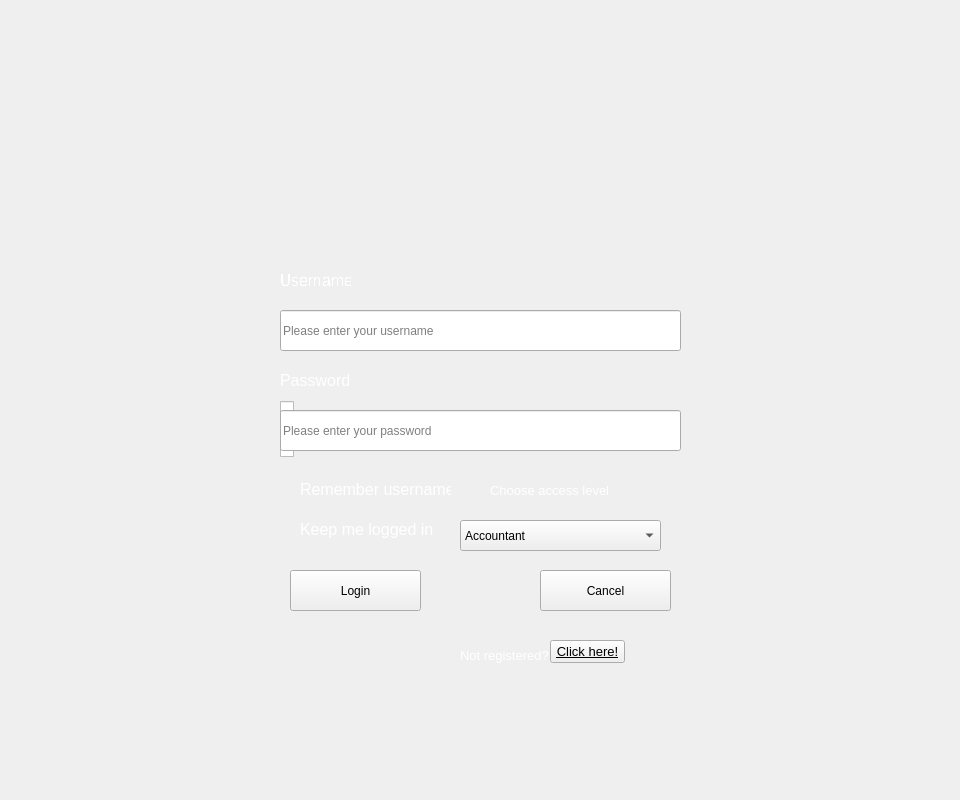
<?xml version="1.0" encoding="UTF-8"?>
<ui version="4.0">
 <class>Form</class>
 <widget class="QWidget" name="Form">
  <property name="geometry">
   <rect>
    <x>0</x>
    <y>0</y>
    <width>960</width>
    <height>800</height>
   </rect>
  </property>
  <property name="windowTitle">
   <string>Form</string>
  </property>
  <widget class="QLineEdit" name="userfield">
   <property name="geometry">
    <rect>
     <x>280</x>
     <y>310</y>
     <width>401</width>
     <height>41</height>
    </rect>
   </property>
   <property name="placeholderText">
    <string>Please enter your username</string>
   </property>
  </widget>
  <widget class="QLabel" name="cslevel">
   <property name="geometry">
    <rect>
     <x>490</x>
     <y>480</y>
     <width>141</width>
     <height>21</height>
    </rect>
   </property>
   <property name="font">
    <font>
     <pointsize>10</pointsize>
    </font>
   </property>
   <property name="text">
    <string>&lt;html&gt;&lt;head/&gt;&lt;body&gt;&lt;p&gt;&lt;span style=&quot; color:#ffffff;&quot;&gt;Choose access level&lt;/span&gt;&lt;/p&gt;&lt;/body&gt;&lt;/html&gt;</string>
   </property>
  </widget>
  <widget class="QPushButton" name="registerhere">
   <property name="geometry">
    <rect>
     <x>550</x>
     <y>640</y>
     <width>75</width>
     <height>23</height>
    </rect>
   </property>
   <property name="font">
    <font>
     <pointsize>10</pointsize>
     <underline>true</underline>
    </font>
   </property>
   <property name="autoFillBackground">
    <bool>false</bool>
   </property>
   <property name="text">
    <string>Click here!</string>
   </property>
   <property name="flat">
    <bool>false</bool>
   </property>
  </widget>
  <widget class="QPushButton" name="login">
   <property name="geometry">
    <rect>
     <x>290</x>
     <y>570</y>
     <width>131</width>
     <height>41</height>
    </rect>
   </property>
   <property name="text">
    <string>Login</string>
   </property>
   <property name="flat">
    <bool>false</bool>
   </property>
  </widget>
  <widget class="QLabel" name="password">
   <property name="geometry">
    <rect>
     <x>280</x>
     <y>370</y>
     <width>71</width>
     <height>21</height>
    </rect>
   </property>
   <property name="font">
    <font>
     <pointsize>12</pointsize>
    </font>
   </property>
   <property name="text">
    <string>&lt;html&gt;&lt;head/&gt;&lt;body&gt;&lt;p&gt;&lt;span style=&quot; color:#ffffff;&quot;&gt;Password&lt;/span&gt;&lt;/p&gt;&lt;/body&gt;&lt;/html&gt;</string>
   </property>
  </widget>
  <widget class="QCheckBox" name="remuser">
   <property name="geometry">
    <rect>
     <x>280</x>
     <y>400</y>
     <width>151</width>
     <height>16</height>
    </rect>
   </property>
   <property name="font">
    <font>
     <pointsize>10</pointsize>
    </font>
   </property>
   <property name="text">
    <string/>
   </property>
  </widget>
  <widget class="QLabel" name="username">
   <property name="geometry">
    <rect>
     <x>280</x>
     <y>270</y>
     <width>71</width>
     <height>21</height>
    </rect>
   </property>
   <property name="font">
    <font>
     <pointsize>12</pointsize>
     <stylestrategy>NoAntialias</stylestrategy>
    </font>
   </property>
   <property name="frameShape">
    <enum>QFrame::NoFrame</enum>
   </property>
   <property name="frameShadow">
    <enum>QFrame::Plain</enum>
   </property>
   <property name="lineWidth">
    <number>1</number>
   </property>
   <property name="text">
    <string>&lt;html&gt;&lt;head/&gt;&lt;body&gt;&lt;p&gt;&lt;span style=&quot; color:#ffffff;&quot;&gt;Username&lt;/span&gt;&lt;/p&gt;&lt;/body&gt;&lt;/html&gt;</string>
   </property>
   <property name="scaledContents">
    <bool>false</bool>
   </property>
  </widget>
  <widget class="QCheckBox" name="keeplog">
   <property name="geometry">
    <rect>
     <x>280</x>
     <y>440</y>
     <width>131</width>
     <height>21</height>
    </rect>
   </property>
   <property name="font">
    <font>
     <pointsize>10</pointsize>
    </font>
   </property>
   <property name="text">
    <string/>
   </property>
  </widget>
  <widget class="QPushButton" name="cancel">
   <property name="geometry">
    <rect>
     <x>540</x>
     <y>570</y>
     <width>131</width>
     <height>41</height>
    </rect>
   </property>
   <property name="text">
    <string>Cancel</string>
   </property>
  </widget>
  <widget class="QLabel" name="notres">
   <property name="geometry">
    <rect>
     <x>460</x>
     <y>640</y>
     <width>91</width>
     <height>31</height>
    </rect>
   </property>
   <property name="font">
    <font>
     <pointsize>10</pointsize>
    </font>
   </property>
   <property name="text">
    <string>&lt;html&gt;&lt;head/&gt;&lt;body&gt;&lt;p&gt;&lt;span style=&quot; color:#ffffff;&quot;&gt;Not registered?&lt;/span&gt;&lt;/p&gt;&lt;/body&gt;&lt;/html&gt;</string>
   </property>
  </widget>
  <widget class="QLabel" name="remuserl">
   <property name="geometry">
    <rect>
     <x>300</x>
     <y>480</y>
     <width>151</width>
     <height>20</height>
    </rect>
   </property>
   <property name="font">
    <font>
     <pointsize>12</pointsize>
    </font>
   </property>
   <property name="text">
    <string>&lt;html&gt;&lt;head/&gt;&lt;body&gt;&lt;p&gt;&lt;span style=&quot; color:#ffffff;&quot;&gt;Remember username&lt;/span&gt;&lt;/p&gt;&lt;/body&gt;&lt;/html&gt;</string>
   </property>
  </widget>
  <widget class="QLineEdit" name="passfield">
   <property name="geometry">
    <rect>
     <x>280</x>
     <y>410</y>
     <width>401</width>
     <height>41</height>
    </rect>
   </property>
   <property name="inputMask">
    <string/>
   </property>
   <property name="text">
    <string/>
   </property>
   <property name="echoMode">
    <enum>QLineEdit::Password</enum>
   </property>
   <property name="placeholderText">
    <string>Please enter your password</string>
   </property>
   <property name="clearButtonEnabled">
    <bool>false</bool>
   </property>
  </widget>
  <widget class="QLabel" name="keeplogl">
   <property name="geometry">
    <rect>
     <x>300</x>
     <y>520</y>
     <width>151</width>
     <height>20</height>
    </rect>
   </property>
   <property name="font">
    <font>
     <pointsize>12</pointsize>
    </font>
   </property>
   <property name="text">
    <string>&lt;html&gt;&lt;head/&gt;&lt;body&gt;&lt;p&gt;&lt;span style=&quot; color:#ffffff;&quot;&gt;Keep me logged in&lt;/span&gt;&lt;/p&gt;&lt;/body&gt;&lt;/html&gt;</string>
   </property>
  </widget>
  <widget class="QComboBox" name="acclevel">
   <property name="geometry">
    <rect>
     <x>460</x>
     <y>520</y>
     <width>201</width>
     <height>31</height>
    </rect>
   </property>
   <item>
    <property name="text">
     <string>Accountant</string>
    </property>
   </item>
   <item>
    <property name="text">
     <string>Administrator</string>
    </property>
   </item>
   <item>
    <property name="text">
     <string>Doctor</string>
    </property>
   </item>
   <item>
    <property name="text">
     <string>Labs</string>
    </property>
   </item>
   <item>
    <property name="text">
     <string>Patient</string>
    </property>
   </item>
   <item>
    <property name="text">
     <string>Pharmacy</string>
    </property>
   </item>
   <item>
    <property name="text">
     <string>Reception</string>
    </property>
   </item>
  </widget>
  <widget class="QLabel" name="background">
   <property name="enabled">
    <bool>true</bool>
   </property>
   <property name="geometry">
    <rect>
     <x>0</x>
     <y>0</y>
     <width>961</width>
     <height>801</height>
    </rect>
   </property>
   <property name="text">
    <string/>
   </property>
   <property name="pixmap">
    <pixmap>../../Downloads/bgb.jpg</pixmap>
   </property>
   <property name="scaledContents">
    <bool>true</bool>
   </property>
  </widget>
  <widget class="QLabel" name="label">
   <property name="geometry">
    <rect>
     <x>390</x>
     <y>30</y>
     <width>191</width>
     <height>181</height>
    </rect>
   </property>
   <property name="text">
    <string/>
   </property>
   <property name="pixmap">
    <pixmap resource="medioresoures.qrc">:/project medio/doctorlogin.png</pixmap>
   </property>
  </widget>
  <zorder>background</zorder>
  <zorder>userfield</zorder>
  <zorder>cslevel</zorder>
  <zorder>registerhere</zorder>
  <zorder>login</zorder>
  <zorder>password</zorder>
  <zorder>remuser</zorder>
  <zorder>username</zorder>
  <zorder>keeplog</zorder>
  <zorder>cancel</zorder>
  <zorder>notres</zorder>
  <zorder>remuserl</zorder>
  <zorder>passfield</zorder>
  <zorder>keeplogl</zorder>
  <zorder>acclevel</zorder>
  <zorder>label</zorder>
 </widget>
 <resources>
  <include location="medioresoures.qrc"/>
 </resources>
 <connections/>
</ui>
